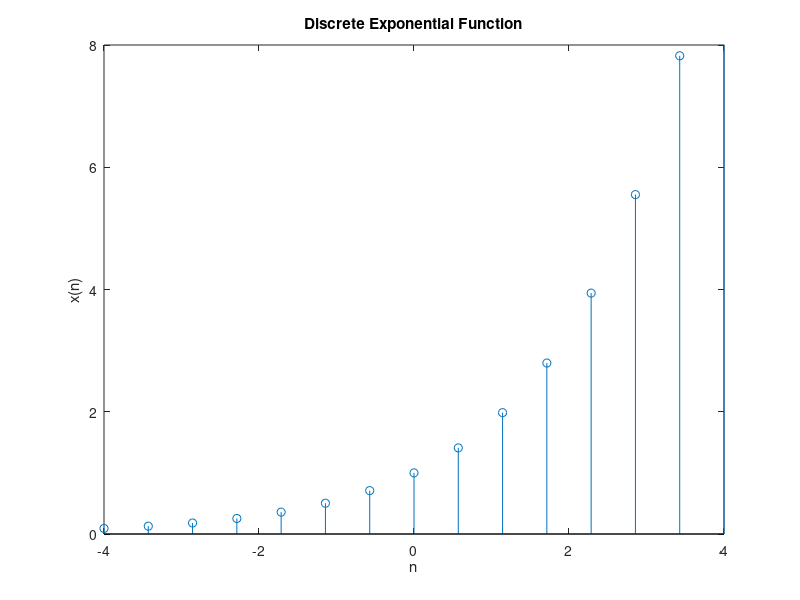

Write MATLAB code to recreate this figure.
function discExpo()
x=linspace(-4,4,15);
y=exp(0.6*x);
stem(x,y);
xlim([-4,4]);
ylim([0,8]);
xlabel('n');
ylabel('x(n)');
title('Discrete Exponential Function');
end